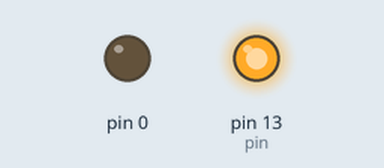
Simulated run of this sketch. Board: Arduino Pro Mini, built with avr-gcc and run on an emulated ATmega328P. On the bench: output pins drawn as LEDs (lit = HIGH). Random numbers use the default seed unless the sketch sets one.

Above: at 0.4 s.
At 10.85 s:
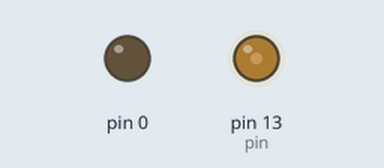
At 19.75 s:
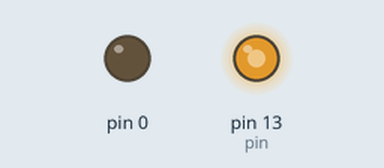
At 39.1 s:
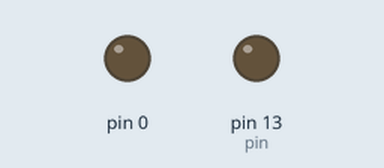
Timing chart, 0 to 40.0 s (numbered marks = the images above):
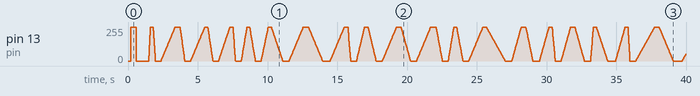

The sketch:

random_twinkle.ino
```cpp
#include <FadeBlinker.h>

unsigned long now;
int pin = 13;
FadeBlinker led(pin, 200, 500);

void setup()
{
  SoftPWMBegin(SOFTPWM_NORMAL);
}

void loop()
{
  now = millis();
  if(led.is_finished(now)) {
    int up = random(100, 1500);
    int down =  random(100, 1500);
    led.set_up_duration(up);
    led.set_down_duration(down);
    led.reset(now);
  }
  led.update(now);
}

void turn_on(int pin) {
  // Turn on - set to 100%
  SoftPWMSetPercent(pin, 100);
}

void turn_off(int pin) {
  // Turn off - set to 0%
  SoftPWMSetPercent(pin, 0);
}
```

FadeBlinker.cpp
```cpp
#include "Arduino.h"
#include "SoftPWM.h"
#include "FadeBlinker.h"

#ifndef PAUSE_TIME
#define PAUSE_TIME 200
#endif

#ifndef ON
#define ON 100
#endif

#ifndef OFF
#define OFF 0
#endif

FadeBlinker::FadeBlinker(int pin, int up_duration, int down_duration) {
  // setup times
  set_up_duration(up_duration);
  set_down_duration(down_duration);
  reset(millis());

  // setup pin
  _pin = pin;
  pinMode(_pin, OUTPUT);
  set_pin(LOW);
}

void FadeBlinker::reset(unsigned long at_time) {
  _start_at = at_time;

  SoftPWMSet(_pin, OFF);

  // setup timers
  _up_start = PAUSE_TIME + _start_at;
  _up_end = _up_start + _up_duration;
  _down_start = _up_end + PAUSE_TIME;
  _down_end = _down_start + _down_duration;
  _end_at = _down_end + PAUSE_TIME;
}

bool FadeBlinker::update(unsigned long at_time = 0) {
  // use given time or current time
  unsigned long now = at_time;
  if(now == 0) {
    now = millis();
  }

  if(now > _end_at) {
    return false;
  }

  if(_up_start < now && now < _up_end && _current_state == OFF) { // time for up and is off?
    set_pin(ON);
    return true;
  } else if (_down_start < now && now < _down_end && _current_state == ON) { // time for off and is on?
    set_pin(OFF);
    return true;
  }
  return false;
}

void FadeBlinker::set_pin(int value) {
  if(value != _current_state) {
    SoftPWMSetPercent(_pin, value);
    _current_state = value;
  }
}

void FadeBlinker::set_up_duration(int duration) {
  _up_duration = duration;
  SoftPWMSetFadeTime(_pin, _up_duration, _down_duration);
}

void FadeBlinker::set_down_duration(int duration) {
  _down_duration = duration;
  SoftPWMSetFadeTime(_pin, _up_duration, _down_duration);
}

bool FadeBlinker::is_finished(unsigned long at_time = 0) {
  // use given time or current time
  unsigned long now = at_time;
  if(now == 0) {
    now = millis();
  }

  return (now >= _end_at);
}
```

FadeBlinker.h
```cpp
#ifndef FadeBlinker_h
#define FadeBlinker_h

#include "Arduino.h"
#include "SoftPWM.h"

class FadeBlinker
{
  public:
    FadeBlinker(int pin, int up_duration, int down_duration);
    void reset(unsigned long at_time);
    void set_up_duration(int duration);
    void set_down_duration(int duration);
    bool update(unsigned long at_time);
    bool is_finished(unsigned long at_time);
  private:
    int _pin;
    int _current_state;

    unsigned long _start_at;
    unsigned long _up_start;
    unsigned long _up_end;
    int _up_duration;

    int _down_duration;
    unsigned long _down_start;
    unsigned long _down_end;
    unsigned long _end_at;

    void set_pin(int value);
};

#endif
```
